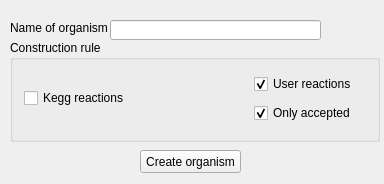
<ui version="4.0" >
 <class>BuildOrganismWidgetClass</class>
 <widget class="QWidget" name="BuildOrganismWidgetClass" >
  <property name="geometry" >
   <rect>
    <x>0</x>
    <y>0</y>
    <width>384</width>
    <height>184</height>
   </rect>
  </property>
  <property name="windowTitle" >
   <string>BuildOrganismWidget</string>
  </property>
  <widget class="QGroupBox" name="groupBox_4" >
   <property name="geometry" >
    <rect>
     <x>10</x>
     <y>40</y>
     <width>370</width>
     <height>102</height>
    </rect>
   </property>
   <property name="title" >
    <string>Construction rule</string>
   </property>
   <layout class="QGridLayout" >
    <item rowspan="2" row="0" column="0" colspan="2" >
     <widget class="QCheckBox" name="checkBox_2" >
      <property name="text" >
       <string>Kegg reactions</string>
      </property>
     </widget>
    </item>
    <item row="0" column="2" >
     <widget class="QCheckBox" name="checkBox_3" >
      <property name="text" >
       <string>User reactions</string>
      </property>
      <property name="checked" >
       <bool>true</bool>
      </property>
     </widget>
    </item>
    <item row="1" column="2" >
     <widget class="QCheckBox" name="checkBox_4" >
      <property name="text" >
       <string>Only accepted</string>
      </property>
      <property name="checked" >
       <bool>true</bool>
      </property>
     </widget>
    </item>
   </layout>
  </widget>
  <widget class="QLabel" name="label" >
   <property name="geometry" >
    <rect>
     <x>10</x>
     <y>20</y>
     <width>101</width>
     <height>16</height>
    </rect>
   </property>
   <property name="text" >
    <string>Name of organism</string>
   </property>
  </widget>
  <widget class="QLineEdit" name="lineEdit" >
   <property name="geometry" >
    <rect>
     <x>110</x>
     <y>20</y>
     <width>211</width>
     <height>20</height>
    </rect>
   </property>
  </widget>
  <widget class="QPushButton" name="pushButton" >
   <property name="geometry" >
    <rect>
     <x>140</x>
     <y>150</y>
     <width>101</width>
     <height>23</height>
    </rect>
   </property>
   <property name="text" >
    <string>Create organism</string>
   </property>
  </widget>
 </widget>
 <layoutdefault spacing="6" margin="11" />
 <resources/>
 <connections/>
</ui>
